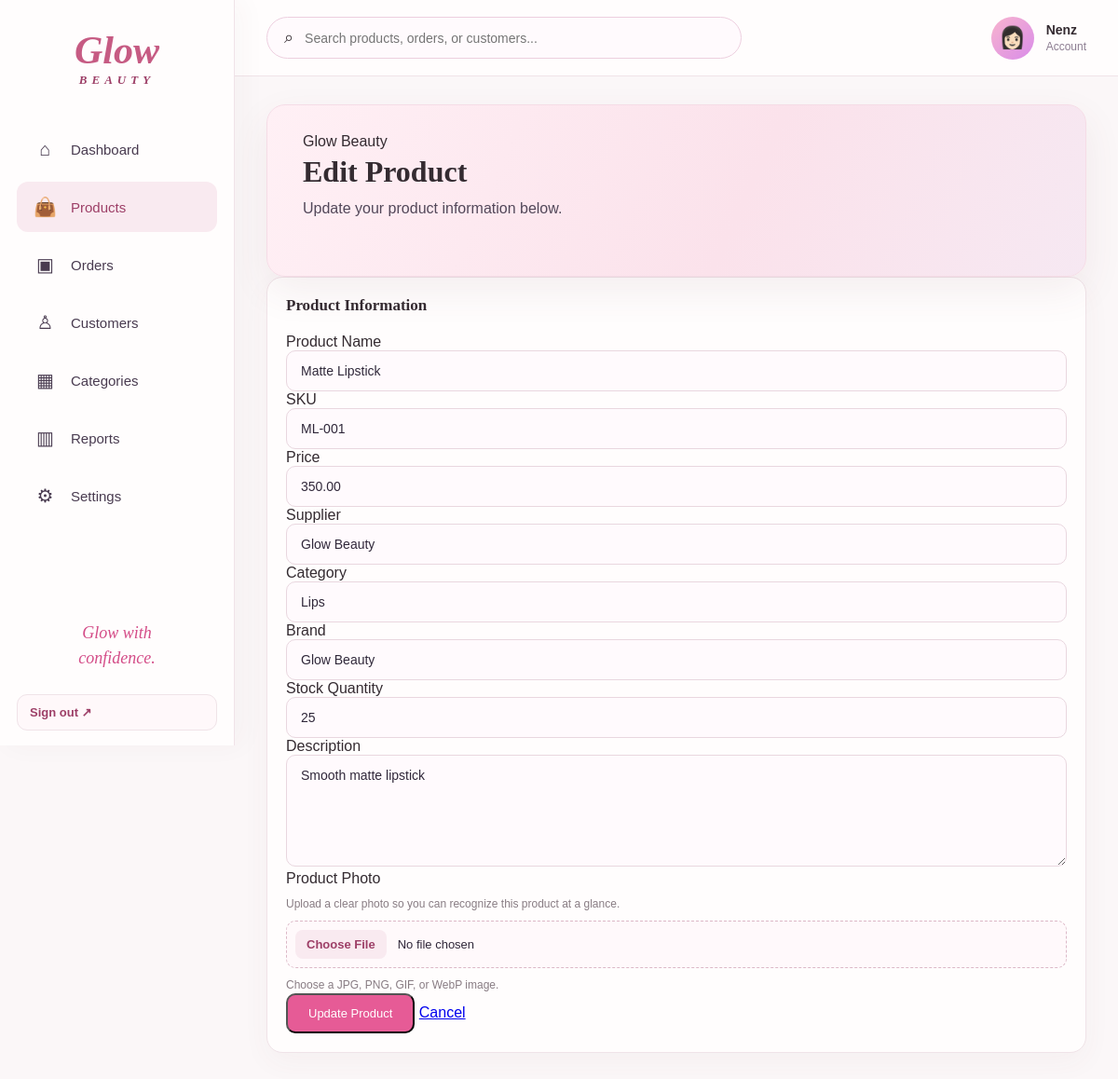
The page /products/edit/102/ (signed in) on the database its author committed.
### my_app/models.py (models this page shows, shortened)
class Product(models.Model):
    product_id = models.AutoField(primary_key=True)
    name = models.CharField(max_length=100)
    sku = models.CharField(max_length=50, unique=True)
    price = models.DecimalField(max_digits=10, decimal_places=2)
    supplier = models.CharField(max_length=100)
    category = models.CharField(max_length=100)
    brand = models.CharField(max_length=100)
    stock_quantity = models.IntegerField(default=0)
    description = models.TextField()
    image = models.ImageField(upload_to="products/", blank=True)
    date_added = models.DateField(auto_now_add=True)

### my_app/views.py (the view)
# urls.py: path("products/edit/<int:product_id>/", views.product_edit, name="product_edit"),
@login_required
def product_edit(request, product_id):
    product = get_object_or_404(
        Product,
        product_id=product_id
    )
    if request.method == "POST":
        form = ProductForm(
            request.POST,
            request.FILES,
            instance=product,
        )
        if form.is_valid():
            form.save()
            return redirect("product_list")
    else:
        form = ProductForm(
            instance=product
        )
    return render(
        request,
        "my_app/product_form.html",
        {
            "form": form,
            "product": product
        }
    )

### my_app/templates/my_app/product_form.html (shortened to what this page needs)
{% load static %}
<!DOCTYPE html>
<html lang="en">
<head>
    <link rel="stylesheet" href="{% static 'my_app/style.css' %}">
    <link rel="stylesheet" href="{% static 'my_app/dashboard_theme.css' %}">
</head>
<body>
<aside class="sidebar">
    <div class="logo">
        <div class="logo-main">Glow</div>
        <div class="logo-sub">BEAUTY</div>
    </div>
    <ul class="nav-menu">
        <li>
            <a href="{% url 'dashboard' %}">
                <span class="nav-icon">⌂</span>
                <span>Dashboard</span>
            </a>
        </li>
        <li>
            <a href="{% url 'product_list' %}" class="active">
                <span class="nav-icon">👜</span>
                <span>Products</span>
            </a>
        </li>
        <li>
            <a href="{% url 'orders' %}">
                <span class="nav-icon">▣</span>
                <span>Orders</span>
            </a>
        </li>
        <li>
            <a href="{% url 'customers' %}">
                <span class="nav-icon">♙</span>
                <span>Customers</span>
            </a>
        </li>
        <li>
            <a href="{% url 'categories' %}">
            <span class="nav-icon">▦</span>
            <span>Categories</span>
        </a>
    </li>
       <li>
        <a href="{% url 'reports' %}">
            <span class="nav-icon">▥</span>
            <span>Reports</span>
        </a>
    </li>
        <li>
        <a href="{% url 'settings' %}">
            <span class="nav-icon">⚙</span>
            <span>Settings</span>
        </a>
    </li>
</ul>
    <div class="sidebar-bottom">
        <p>
            Glow with<br>
            confidence.
        </p>
    </div>
    <form class="logout-form" method="post" action="{% url 'logout' %}">
        <button type="submit">Sign out <span aria-hidden="true">↗</span></button>
    </form>
</aside>
<main class="main">
    <header class="topbar">
        <div class="search-box">
            <span>⌕</span>
            <input
                type="text"
                placeholder="Search products, orders, or customers..."
            >
        </div>
        <div class="profile">
            <div class="profile-avatar">
                👩🏻
            </div>
            <div>
                <div class="profile-name">
                    {{ request.user.get_full_name|default:request.user.username }}
                </div>
                <div class="profile-role">
                    Account
                </div>
            </div>
        </div>
    </header>
    <section class="content">
        <div class="welcome">
            <h4>Glow Beauty</h4>
            <h1>
                {% if product %}
                    Edit Product
                {% else %}
                    Add New Product
                {% endif %}
            </h1>
            <p>
                {% if product %}
                    Update your product information below.
                {% else %}
                    Add a new beauty product to your inventory.
                {% endif %}
            </p>
        </div>
        <div class="panel product-form-panel">
            <div class="panel-title">
                <h2>Product Information</h2>
            </div>
            <form method="POST" enctype="multipart/form-data">
                <div class="form-group">
                    <label for="{{ form.name.id_for_label }}">
                        Product Name
                    </label>
                    {{ form.name }}
                </div>
                <div class="form-group">
                    <label for="{{ form.sku.id_for_label }}">
                        SKU
                    </label>
                    {{ form.sku }}
                </div>
                <div class="form-group">
                    <label for="{{ form.price.id_for_label }}">
                        Price
                    </label>
                    {{ form.price }}
                </div>
                <div class="form-group">
                    <label for="{{ form.supplier.id_for_label }}">
                        Supplier
                    </label>
                    {{ form.supplier }}
                </div>
                <div class="form-group">
                    <label for="{{ form.category.id_for_label }}">
                        Category
                    </label>
                    {{ form.category }}
                </div>
                <div class="form-group">
                    <label for="{{ form.brand.id_for_label }}">
                        Brand
                    </label>
                    {{ form.brand }}
                </div>
                <div class="form-group">
                    <label for="{{ form.stock_quantity.id_for_label }}">
                        Stock Quantity
                    </label>
                    {{ form.stock_quantity }}
                </div>
                <div class="form-group">
                    <label for="{{ form.description.id_for_label }}">
                        Description
                    </label>
                    {{ form.description }}
                </div>
                <div class="form-group product-photo-field">
                    <label for="{{ form.image.id_for_label }}">Product Photo</label>
                    {% if product.image %}
                        <div class="current-product-photo">
                            <img src="{{ product.image.url }}" alt="Current photo of {{ product.name }}">
                            <span>Current photo · choose a new image to replace it</span>
                        </div>
                    {% else %}
                        <p class="photo-help">Upload a clear photo so you can recognize this product at a glance.</p>
                    {% endif %}
                    {{ form.image }}
                    <small class="photo-help">Choose a JPG, PNG, GIF, or WebP image.</small>
                </div>
                <div class="form-actions">
                    <button
                        type="submit"
                        class="shop-button">
                        {% if product %}
                            Update Product
                        {% else %}
                            Save Product
                        {% endif %}
                    </button>
                    <a
                        href="{% url 'product_list' %}"
                        class="cancel-button">
                        Cancel
                    </a>
                </div>
            </form>
        </div>
    </section>
</main>
</body>
</html>

### my_app/static/my_app/style.css (style rules this page uses)
* { margin: 0; padding: 0; box-sizing: border-box; }
body { font-family: Arial, Helvetica, sans-serif; background: #fff8fc; color: #24203a; }
.sidebar { position: fixed; left: 0; top: 0; width: 245px; height: 100vh; background: linear-gradient(180deg, #fff0f7, #fff8fc); border-right: 1px solid #f3dce9; padding: 30px 15px; z-index: 100; }
.logo { text-align: center; margin-bottom: 40px; }
.logo-main { font-family: Georgia, serif; font-size: 42px; font-style: italic; color: #e05291; }
.logo-sub { color: #d94a87; font-size: 13px; letter-spacing: 5px; }
.nav-menu { list-style: none; }
.nav-menu li { margin-bottom: 8px; }
.nav-menu a { display: flex; align-items: center; gap: 15px; padding: 15px 18px; border-radius: 15px; color: #493b50; text-decoration: none; font-size: 15px; transition: 0.2s; }
.nav-menu a:hover, .nav-menu a.active { background: #f8cde0; color: #c72e72; }
.nav-icon { width: 25px; text-align: center; font-size: 20px; }
.sidebar-bottom { position: absolute; bottom: 30px; left: 30px; right: 30px; text-align: center; }
.sidebar-bottom p { font-family: Georgia, serif; font-style: italic; color: #d44d88; font-size: 18px; line-height: 1.5; }
.main { margin-left: 245px; min-height: 100vh; }
.topbar { height: 82px; background: rgba(255, 255, 255, 0.85); border-bottom: 1px solid #f1dce8; display: flex; align-items: center; justify-content: space-between; padding: 0 35px; }
.search-box { width: 510px; height: 45px; border: 1px solid #edcfdf; border-radius: 25px; display: flex; align-items: center; padding: 0 18px; background: #fffafd; }
.search-box span { font-size: 18px; margin-right: 12px; }
.search-box input { border: none; outline: none; background: transparent; width: 100%; font-size: 14px; }
.profile { display: flex; align-items: center; gap: 13px; }
.profile-avatar { width: 46px; height: 46px; border-radius: 50%; background: linear-gradient(135deg, #f8b4ce, #d98ce9); display: flex; align-items: center; justify-content: center; font-size: 23px; }
.profile-name { font-size: 14px; font-weight: bold; }
.profile-role { font-size: 12px; color: #8c7d91; margin-top: 3px; }
.content { padding: 25px 35px; }
.welcome { background: linear-gradient( 100deg, #ffe3ef, #fbd8e8 50%, #f8d5e5 ); border-radius: 12px; padding: 30px 38px; min-height: 185px; position: relative; overflow: hidden; }
.welcome h4 { font-weight: normal; margin-bottom: 5px; }
.welcome h1 { font-family: Georgia, serif; font-size: 32px; margin-bottom: 12px; }
.welcome p { color: #53485a; }
.panel { background: white; border: 1px solid #f2dfeb; border-radius: 13px; padding: 20px; }
.panel-title { display: flex; justify-content: space-between; align-items: center; margin-bottom: 20px; }
.panel-title h2 { font-size: 17px; }
.shop-button { background: #e65b96; color: white; text-decoration: none; padding: 12px 22px; border-radius: 10px; font-size: 13px; }
.form-input { width: 100%; padding: 13px 15px; border: 1px solid #ead5e1; border-radius: 10px; background: #fffafd; color: #30283a; font-size: 14px; outline: none; font-family: Arial, sans-serif; }
textarea.form-input { resize: vertical; min-height: 120px; }
.logo { text-align: center; margin-bottom: 40px; color: #d94a87; font-family: Georgia, serif; font-size: 24px; font-style: italic; font-weight: bold; }

### rows shown on the page
Product: name "Matte Lipstick", sku "ML-001", price "350.00", supplier "Glow Beauty", category "Lips", brand "Glow Beauty", stock_quantity "25", description "Smooth matte lipstick"

### other values the page prints
{{ request.user.get_full_name|default:request.user.username }} "Nenz"
